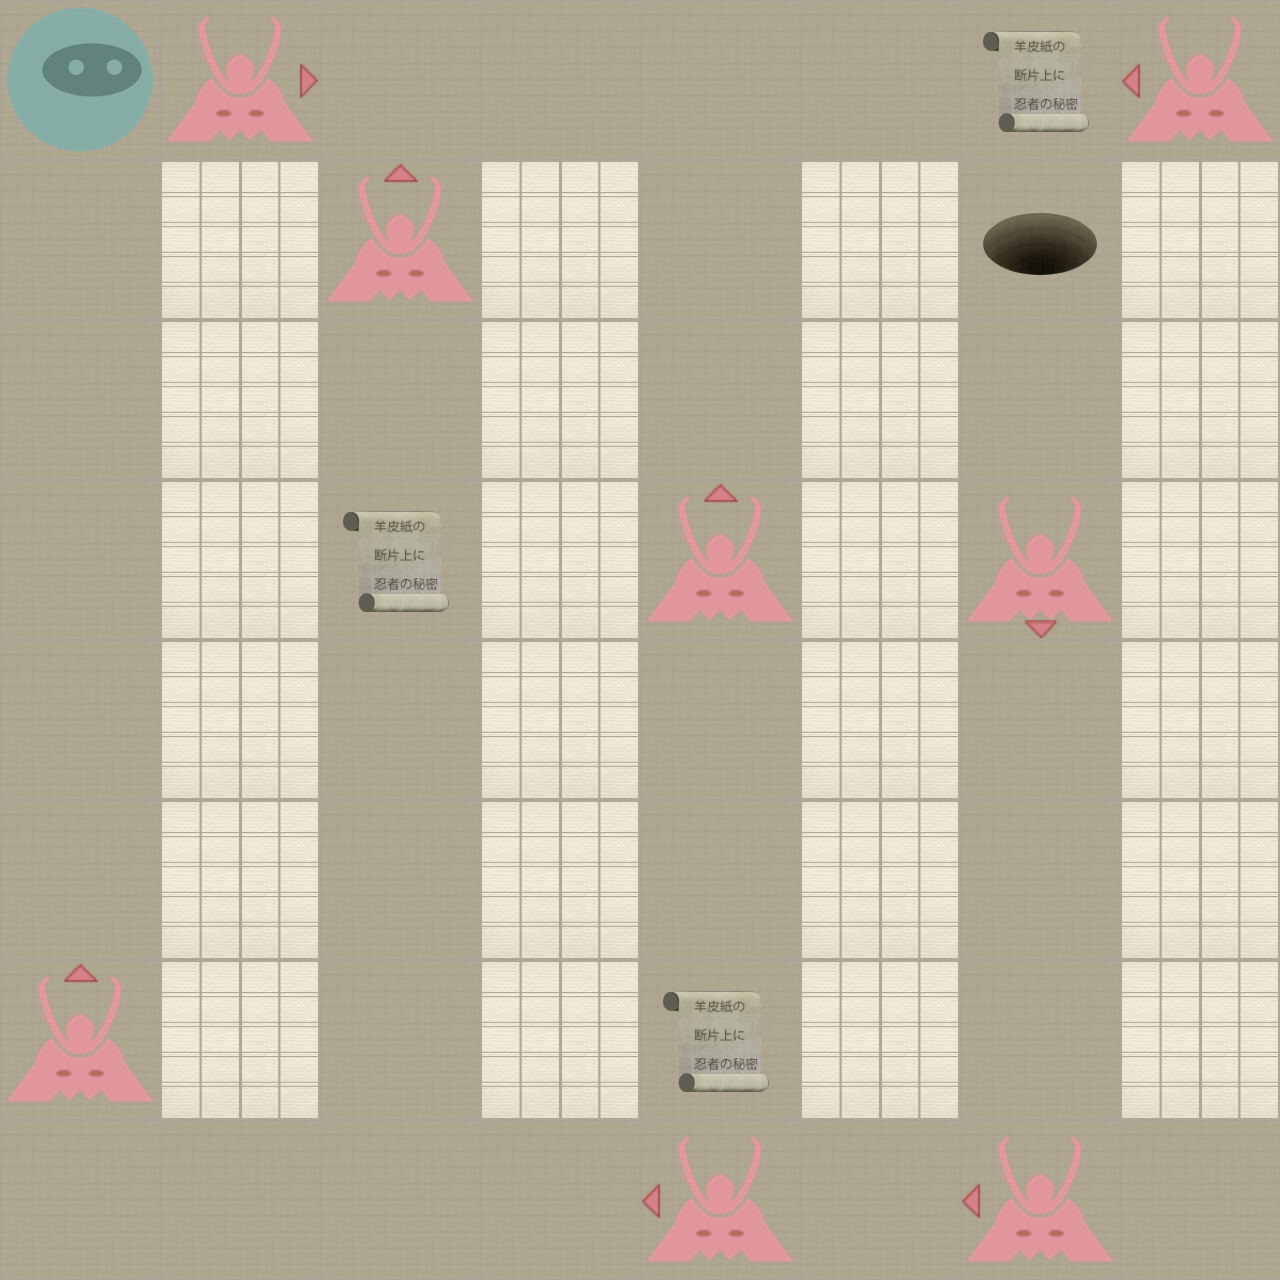

A 2D game scene composited from a Tiled map and its tileset images. What follows is a short description and the map's XML, with each tile layer's data collapsed to a summary:
An orthogonal 8x8 tile map with 160x160 px tiles, 2 tile layers (Level, Actors).

<map version="1.0" orientation="orthogonal" width="8" height="8" tilewidth="160" tileheight="160">
 <properties>
  <property name="moves" value="21" />
 </properties>
 <tileset firstgid="1" name="tiles" tilewidth="160" tileheight="160" spacing="2" margin="2">
  <image source="tiles-ipadhd.png" width="1024" height="1024" />
  <tile id="0">
   <properties>
    <property name="actor" value="exit" />
   </properties>
  </tile>
  <tile id="2">
   <properties>
    <property name="actor" value="guard" />
    <property name="direction" value="down" />
   </properties>
  </tile>
  <tile id="3">
   <properties>
    <property name="actor" value="guard" />
    <property name="direction" value="left" />
   </properties>
  </tile>
  <tile id="4">
   <properties>
    <property name="actor" value="guard" />
    <property name="direction" value="right" />
   </properties>
  </tile>
  <tile id="5">
   <properties>
    <property name="actor" value="guard" />
    <property name="direction" value="up" />
   </properties>
  </tile>
  <tile id="7">
   <properties>
    <property name="actor" value="player" />
   </properties>
  </tile>
  <tile id="8">
   <properties>
    <property name="actor" value="scroll" />
   </properties>
  </tile>
  <tile id="9">
   <properties>
    <property name="wall" value="1" />
   </properties>
  </tile>
 </tileset>
 <layer name="Level" width="8" height="8">
  <data>[64 cells, 64 non-empty, 2 distinct tile ids]</data>
 </layer>
 <layer name="Actors" width="8" height="8">
  <data>[64 cells, 13 non-empty, 7 distinct tile ids]</data>
 </layer>
</map>
